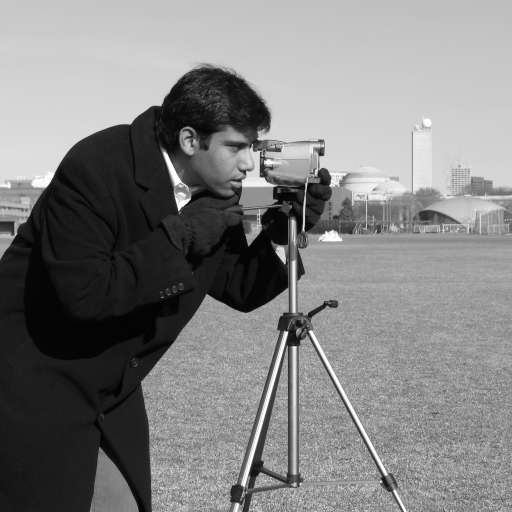
#> input picture skimage.data.camera(), 512 x 512 px
$ jupyter execute Lab7_Image_Segmentation_Feature_Extraction_executed.ipynb   (shell and % lines are left out)
#> lines starting #> are read from the running program, lines starting #| are printed output that depends on the picture; after the words box and inside, x2 and y2 are one past the last pixel; in counts of white or black regions, pixels touching at a corner belong together
# Lab 7 — Image Segmentation and Feature Extraction
**Course:** ARTI407 – Image Processing
**College of Computer Science and Information Technology**
**Imam Abdulrahman Bin Faisal University**

This notebook contains:
1. The two examples from the lab manual (Canny Edge Detection, Harris Corner Detection).
2. The assessment task (Otsu's thresholding).

## Setup — Import libraries

[cell 1]
import cv2
import numpy as np
import matplotlib.pyplot as plt
from skimage import data   # provides sample images (camera, checkerboard, coins, ...)

# Make plots show inside the notebook

## Task 1 — Canny Edge Detection

An **edge** is where brightness changes sharply. Canny (1986) finds edges in 5 steps: Gaussian blur → gradients → non-maximum suppression (thin the edges) → double thresholding → hysteresis (keep weak edges only if they connect to strong ones).

`cv2.Canny(img, T_low, T_high)`:
- `T_low` = lower threshold (weak edges)
- `T_high` = upper threshold (strong edges)
- Rule of thumb: `T_high ≈ 2×T_low` or `3×T_low`.

[cell 2]
# --- Code from the lab manual ---
img = data.camera()
#> img is the input picture: shape (512, 512); min 0, max 255, mean 129.1

edges = cv2.Canny(img, 100, 200)
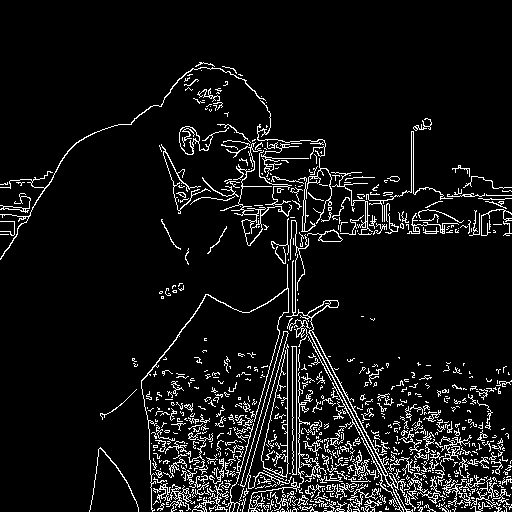
#> edges: shape (512, 512); 7.5% white in thin lines or dots, all inside (x1, y1, x2, y2) = (0, 62, 512, 512)

plt.subplot(121), plt.imshow(img, cmap='gray')
plt.title('Original Image'), plt.xticks([]), plt.yticks([])
plt.subplot(122), plt.imshow(edges, cmap='gray')
plt.title('Edge Image'), plt.xticks([]), plt.yticks([])
plt.show()

## Task 2 — Harris Corner Detection

A **corner** is a point where the image changes in *two* different directions — which makes corners highly distinctive (useful for matching, tracking, camera calibration).

- Large positive `R` → corner
- Large negative `R` → edge
- Small `R` → flat region

Parameters: `blockSize` (window size), `ksize` (Sobel kernel size), `k` (sensitivity, typically 0.04–0.06).

> **Note:** OpenCV uses BGR order, so `(0, 0, 255)` is red.

[cell 3]
# --- Code from the lab manual ---
board = data.checkerboard()
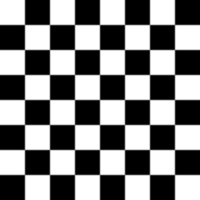
#> input picture skimage.data.checkerboard(), 200 x 200 px
#> board is the input picture: shape (200, 200); min 0, max 255, mean 127.5
image = cv2.cvtColor(board, cv2.COLOR_GRAY2BGR)
image = cv2.resize(image, (400, 400), interpolation=cv2.INTER_NEAREST)
#> image: shape (400, 400, 3)

# Convert to grayscale
gray = cv2.cvtColor(image, cv2.COLOR_BGR2GRAY)
gray = np.float32(gray)

# Harris Corner Detection
harris = cv2.cornerHarris(gray, blockSize=2, ksize=3, k=0.04)
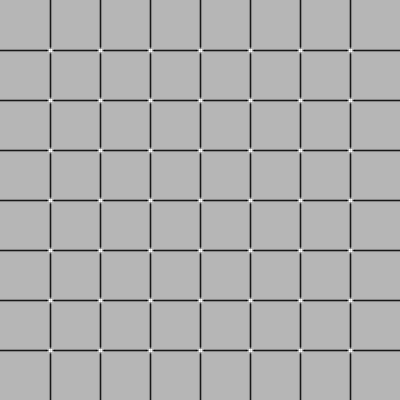
#> harris: shape (400, 400) float32; min -26679900, max 10662178, mean -1176678.1; drawn with min black and max white
harris = cv2.dilate(harris, None)   # to mark corners more clearly
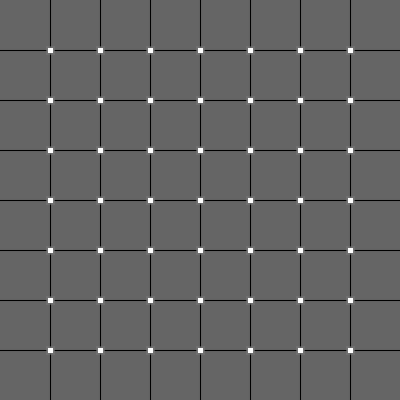
#> harris: shape (400, 400) float32; min -7035756, max 10662178, mean -135946.1; drawn with min black and max white

# Threshold for detecting strong corners
threshold = 0.01 * harris.max()
#> threshold = 106621.8
corner_coords = np.argwhere(harris > threshold)
#> corner_coords = 3675 pairs, first value 46 to 354, second value 46 to 354

# Draw larger red dots (radius = 7)
for y, x in corner_coords:
    cv2.circle(image, (x, y), radius=7, color=(0, 0, 255), thickness=-1)  # -1 = filled
#> this loop made 3675 passes
#> (y, x) on passes 1 to 3: (46, 46), (46, 47), (46, 48)
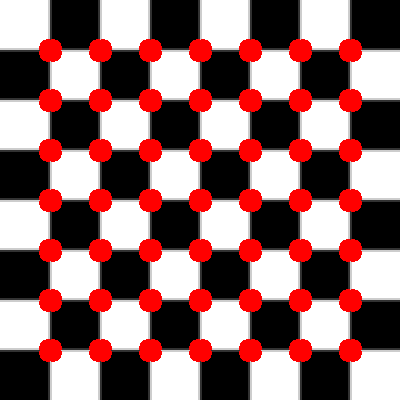
#> image: shape (400, 400, 3); mean B, G, R 110, 110, 145

# Display
plt.imshow(cv2.cvtColor(image, cv2.COLOR_BGR2RGB))
plt.title('Harris Corners with Bigger Red Dots')
plt.axis('off')
plt.show()

## Simple (Global) Binary Thresholding
The most basic segmentation: pick a fixed threshold `T` and turn every pixel above it white, below it black.

[cell 4]
img = data.coins()
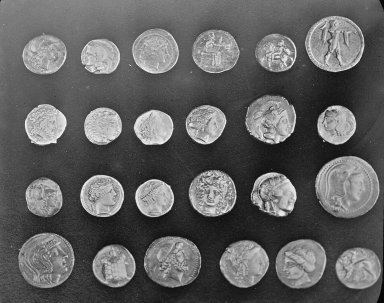
#> input picture skimage.data.coins(), 384 x 303 px
#> img is the input picture: shape (303, 384); min 1, max 252, mean 96.9

T = 127
_, binary = cv2.threshold(img, T, 255, cv2.THRESH_BINARY)
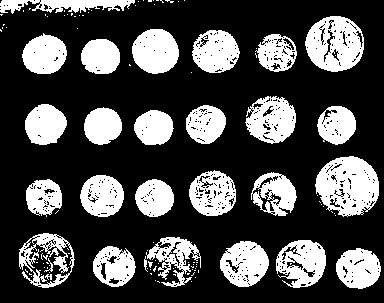
#> binary: shape (303, 384); 29.6% white; 119 white regions (91 under 20 px), largest, box (x1, y1, x2, y2) and area: (315, 156, 379, 217) 2701, (305, 16, 364, 72) 2288, (132, 29, 179, 74) 1645

plt.figure(figsize=(9, 3))
plt.subplot(1, 2, 1), plt.imshow(img, cmap='gray'), plt.title('Original'), plt.axis('off')
plt.subplot(1, 2, 2), plt.imshow(binary, cmap='gray'), plt.title(f'Binary (T={T})'), plt.axis('off')
plt.tight_layout(), plt.show()

## Q1 — Otsu's Thresholding (Assessment Task)
Otsu picks `T` **automatically** by maximizing the between-class variance — assumes the histogram has two peaks (foreground + background).

show the original image, its histogram, and the thresholded image.

[cell 5]
import cv2
import matplotlib.pyplot as plt

img = cv2.imread('my_image.jpg', 0)
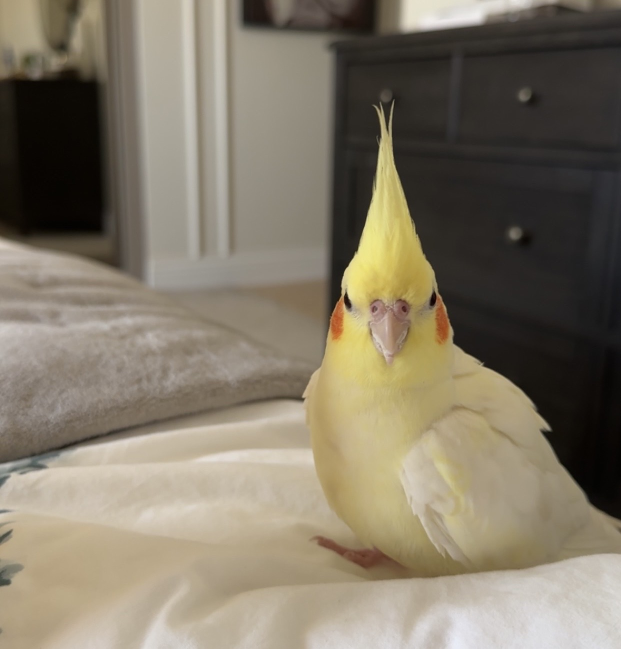
#> input picture my_image.jpg, 1242 x 1297 px (shown at 1/2 size)
#> img: shape (1297, 1242); min 0, max 238, mean 121.6

# Otsu Thresholding
ret, thresh = cv2.threshold(img, 0, 255, cv2.THRESH_BINARY + cv2.THRESH_OTSU)
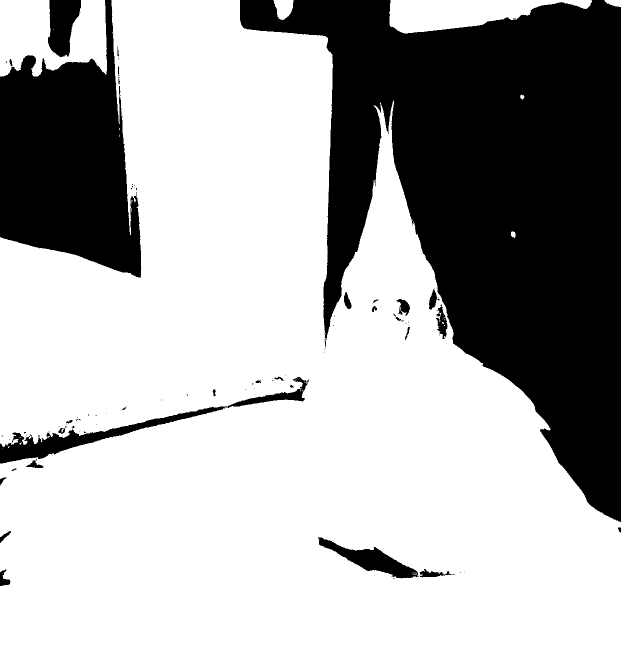
#> thresh: shape (1297, 1242) (shown at 1/2 size); 67.5% white; 95 black regions (64 under 20 px), largest, box (x1, y1, x2, y2) and area: (480, 0, 1242, 1044) 398144, (0, 0, 283, 556) 98148, (0, 754, 618, 927) 11801
#> ret = 100

plt.figure(figsize=(15,5))

# Original image
plt.subplot(1,3,1)
plt.imshow(img, cmap='gray')
plt.title('Original Image')
plt.axis('off')

# Histogram
plt.subplot(1,3,2)
plt.hist(img.ravel(), 256)
plt.title('Histogram')

# Threshold Image
plt.subplot(1,3,3)
plt.imshow(thresh, cmap='gray')
plt.title('Threshold Image')
plt.axis('off')

plt.show()
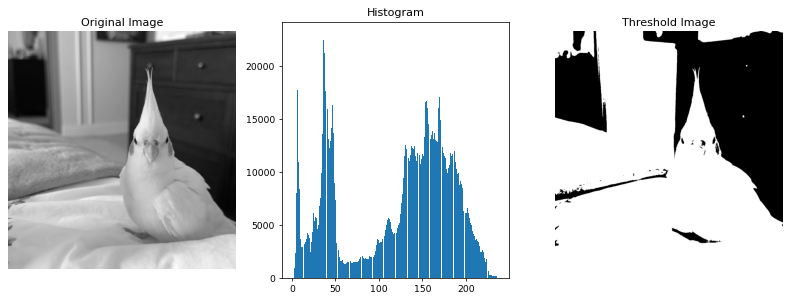
#> figure drawn by matplotlib, 3 panels; panel 2: tallest bar 23022 high, from x = 35.33 to 36.26
print(f"Otsu's Threshold: {ret}")
#| Otsu's Threshold: 100.0
